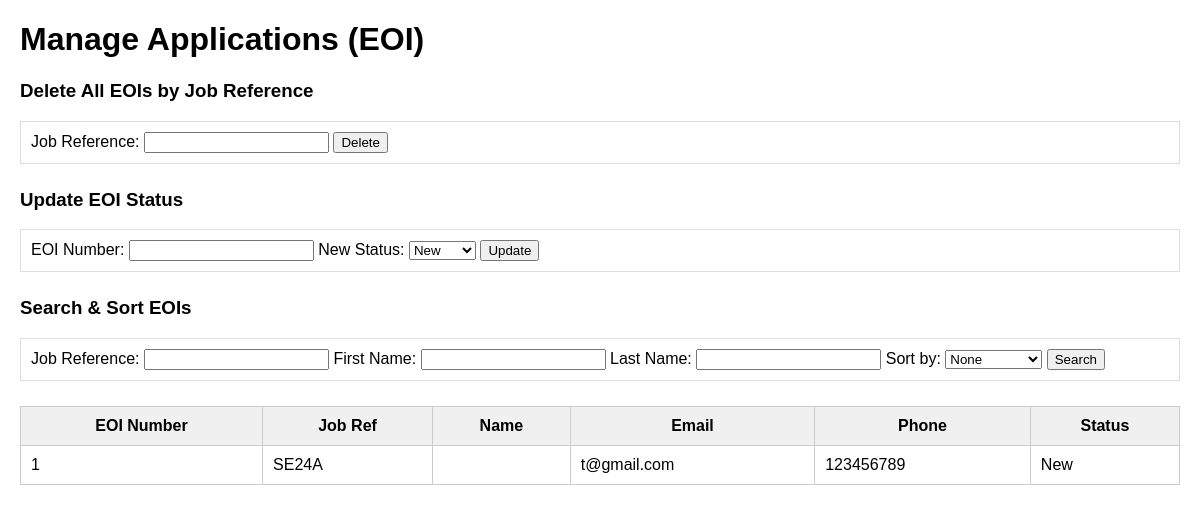
/manage.php, run on an earlier commit of the app's database.
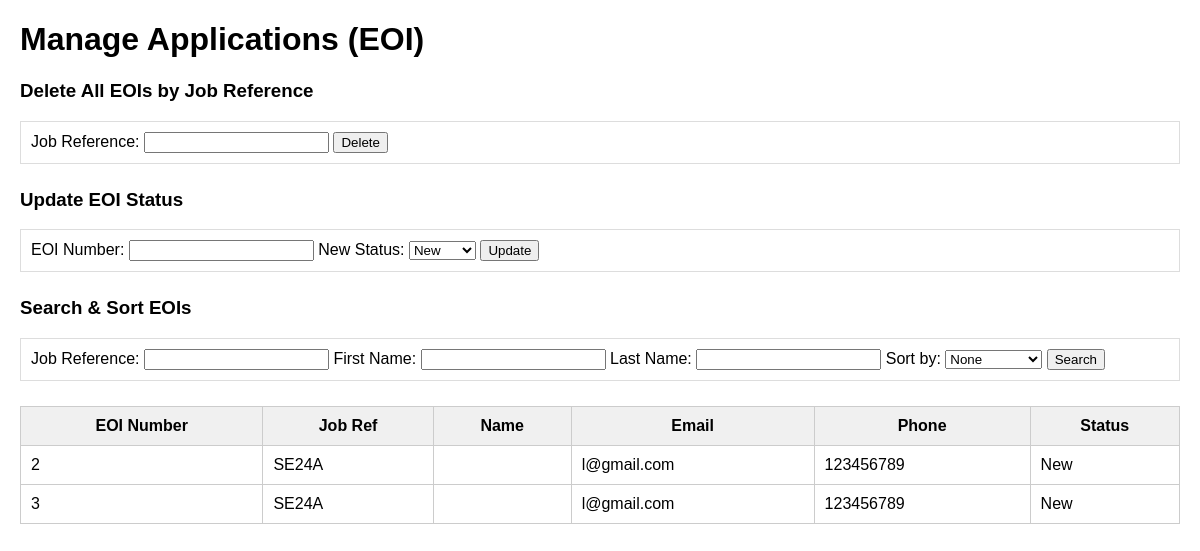
And on a later commit of the database.
### tables this page shows
CREATE TABLE `eoi` (
  `EOInumber` int(11) NOT NULL,
  `jobref` varchar(5) NOT NULL,
  `Fname` varchar(20) NOT NULL,
  `Lname` varchar(20) NOT NULL,
  `street` varchar(40) NOT NULL,
  `suburbtown` varchar(40) NOT NULL,
  `state` varchar(3) NOT NULL,
  `postcode` varchar(4) NOT NULL,
  `email` varchar(50) NOT NULL,
  `phone` varchar(12) NOT NULL,
  `skills` varchar(200) NOT NULL,
  `otherskills` text NOT NULL,
  `status` enum('New','Current','Final') NOT NULL DEFAULT 'New'
);

### manage.php (the view, shortened to what this page needs)
<?php
$conn = @mysqli_connect($host, $user, $pwd, $sql_db);
$where = " WHERE 1 ";
$sort = "";
$query = "SELECT * FROM eoi $where $sort";
$result = mysqli_query($conn, $query);
?>
<!DOCTYPE html>
<html lang="en">
<head>
</head>
<body>
<h1>Manage Applications (EOI)</h1>
<h3>Delete All EOIs by Job Reference</h3>
<form method="post">
    Job Reference: <input name="delete_jobref">
    <button name="delete_btn">Delete</button>
</form>
<h3>Update EOI Status</h3>
<form method="post">
    EOI Number: <input name="eoi_number">
    New Status:
    <select name="new_status">
        <option value="New">New</option>
    </select>
    <button name="update_btn">Update</button>
</form>
<h3>Search & Sort EOIs</h3>
<form method="get">
    Job Reference: <input name="search_jobref">
    First Name: <input name="search_firstname">
    Last Name: <input name="search_lastname">
    Sort by:
    <select name="sortby">
        <option value="">None</option>
    </select>
    <button type="submit">Search</button>
</form>
<table>
    <tr>
        <th>EOI Number</th>
        <th>Job Ref</th>
        <th>Name</th>
        <th>Email</th>
        <th>Phone</th>
        <th>Status</th>
    </tr>
    <?php
    if ($result && mysqli_num_rows($result) > 0) {
        while ($row = mysqli_fetch_assoc($result)) {
            echo "<tr>
                <td>{$row['EOInumber']}</td>
                <td>{$row['jobref']}</td>
                <td>{$row['firstname']} {$row['lastname']}</td>
                <td>{$row['email']}</td>
                <td>{$row['phone']}</td>
                <td>{$row['status']}</td>
            </tr>";
        }
    } else {
        echo "<tr><td colspan='6'>No results found.</td></tr>";
    }
    ?>
</table>
</body>
</html>

### manage.php (style rules this page uses)
body { font-family: Arial; margin: 20px; }
table { border-collapse: collapse; width: 100%; margin-top: 15px; }
th, td { padding: 10px; border: 1px solid #ccc; }
th { background: #f0f0f0; }
form { margin-bottom: 25px; padding: 10px; border: 1px solid #ddd; }

What changed in the data, as far as the page shows it:
removed eoi: EOInumber "1", jobref "SE24A", email "t@gmail.com", phone "123456789", status "New"
added eoi: EOInumber "2", jobref "SE24A", email "l@gmail.com", phone "123456789", status "New"
added eoi: EOInumber "3", jobref "SE24A", email "l@gmail.com", phone "123456789", status "New"
